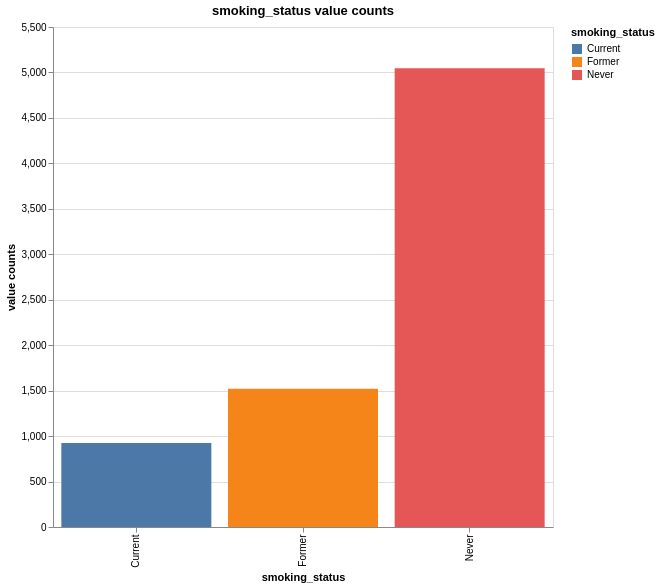

Write notebook code for a chart like this one.
### Markdown cell above
## `smoking_status` 
The smoking behavior of the individual, with values "Never", "Former", or "Current". The variable is nominal. The most populated group is never-smokers

### Code cell
df.group_by('smoking_status').len().rename({'len':'value counts'}).plot.bar(x='smoking_status', y='value counts', color='smoking_status').properties(width=500, height=500, title="smoking_status value counts")

### Figure 1 — Vega-Lite specification as saved in the notebook (floating-point values rounded to 4 significant figures)
{"config": {"view": {"continuousWidth": 300, "continuousHeight": 300}}, "data": {"name": "data-053948eab3cd66018bc2598403ff497f"}, "mark": {"type": "bar", "tooltip": true}, "encoding": {"color": {"field": "smoking_status", "type": "nominal"}, "x": {"field": "smoking_status", "type": "nominal"}, "y": {"field": "value counts", "type": "quantitative"}}, "height": 500, "params": [{"name": "param_7", "select": {"type": "interval", "encodings": ["x", "y"]}, "bind": "scales"}], "title": "smoking_status value counts", "width": 500, "$schema": "https://vega.github.io/schema/vega-lite/v5.20.1.json", "datasets": {"data-053948eab3cd66018bc2598403ff497f": [{"smoking_status": "Former", "value counts": 1520}, {"smoking_status": "Never", "value counts": 5045}, {"smoking_status": "Current", "value counts": 923}]}}
